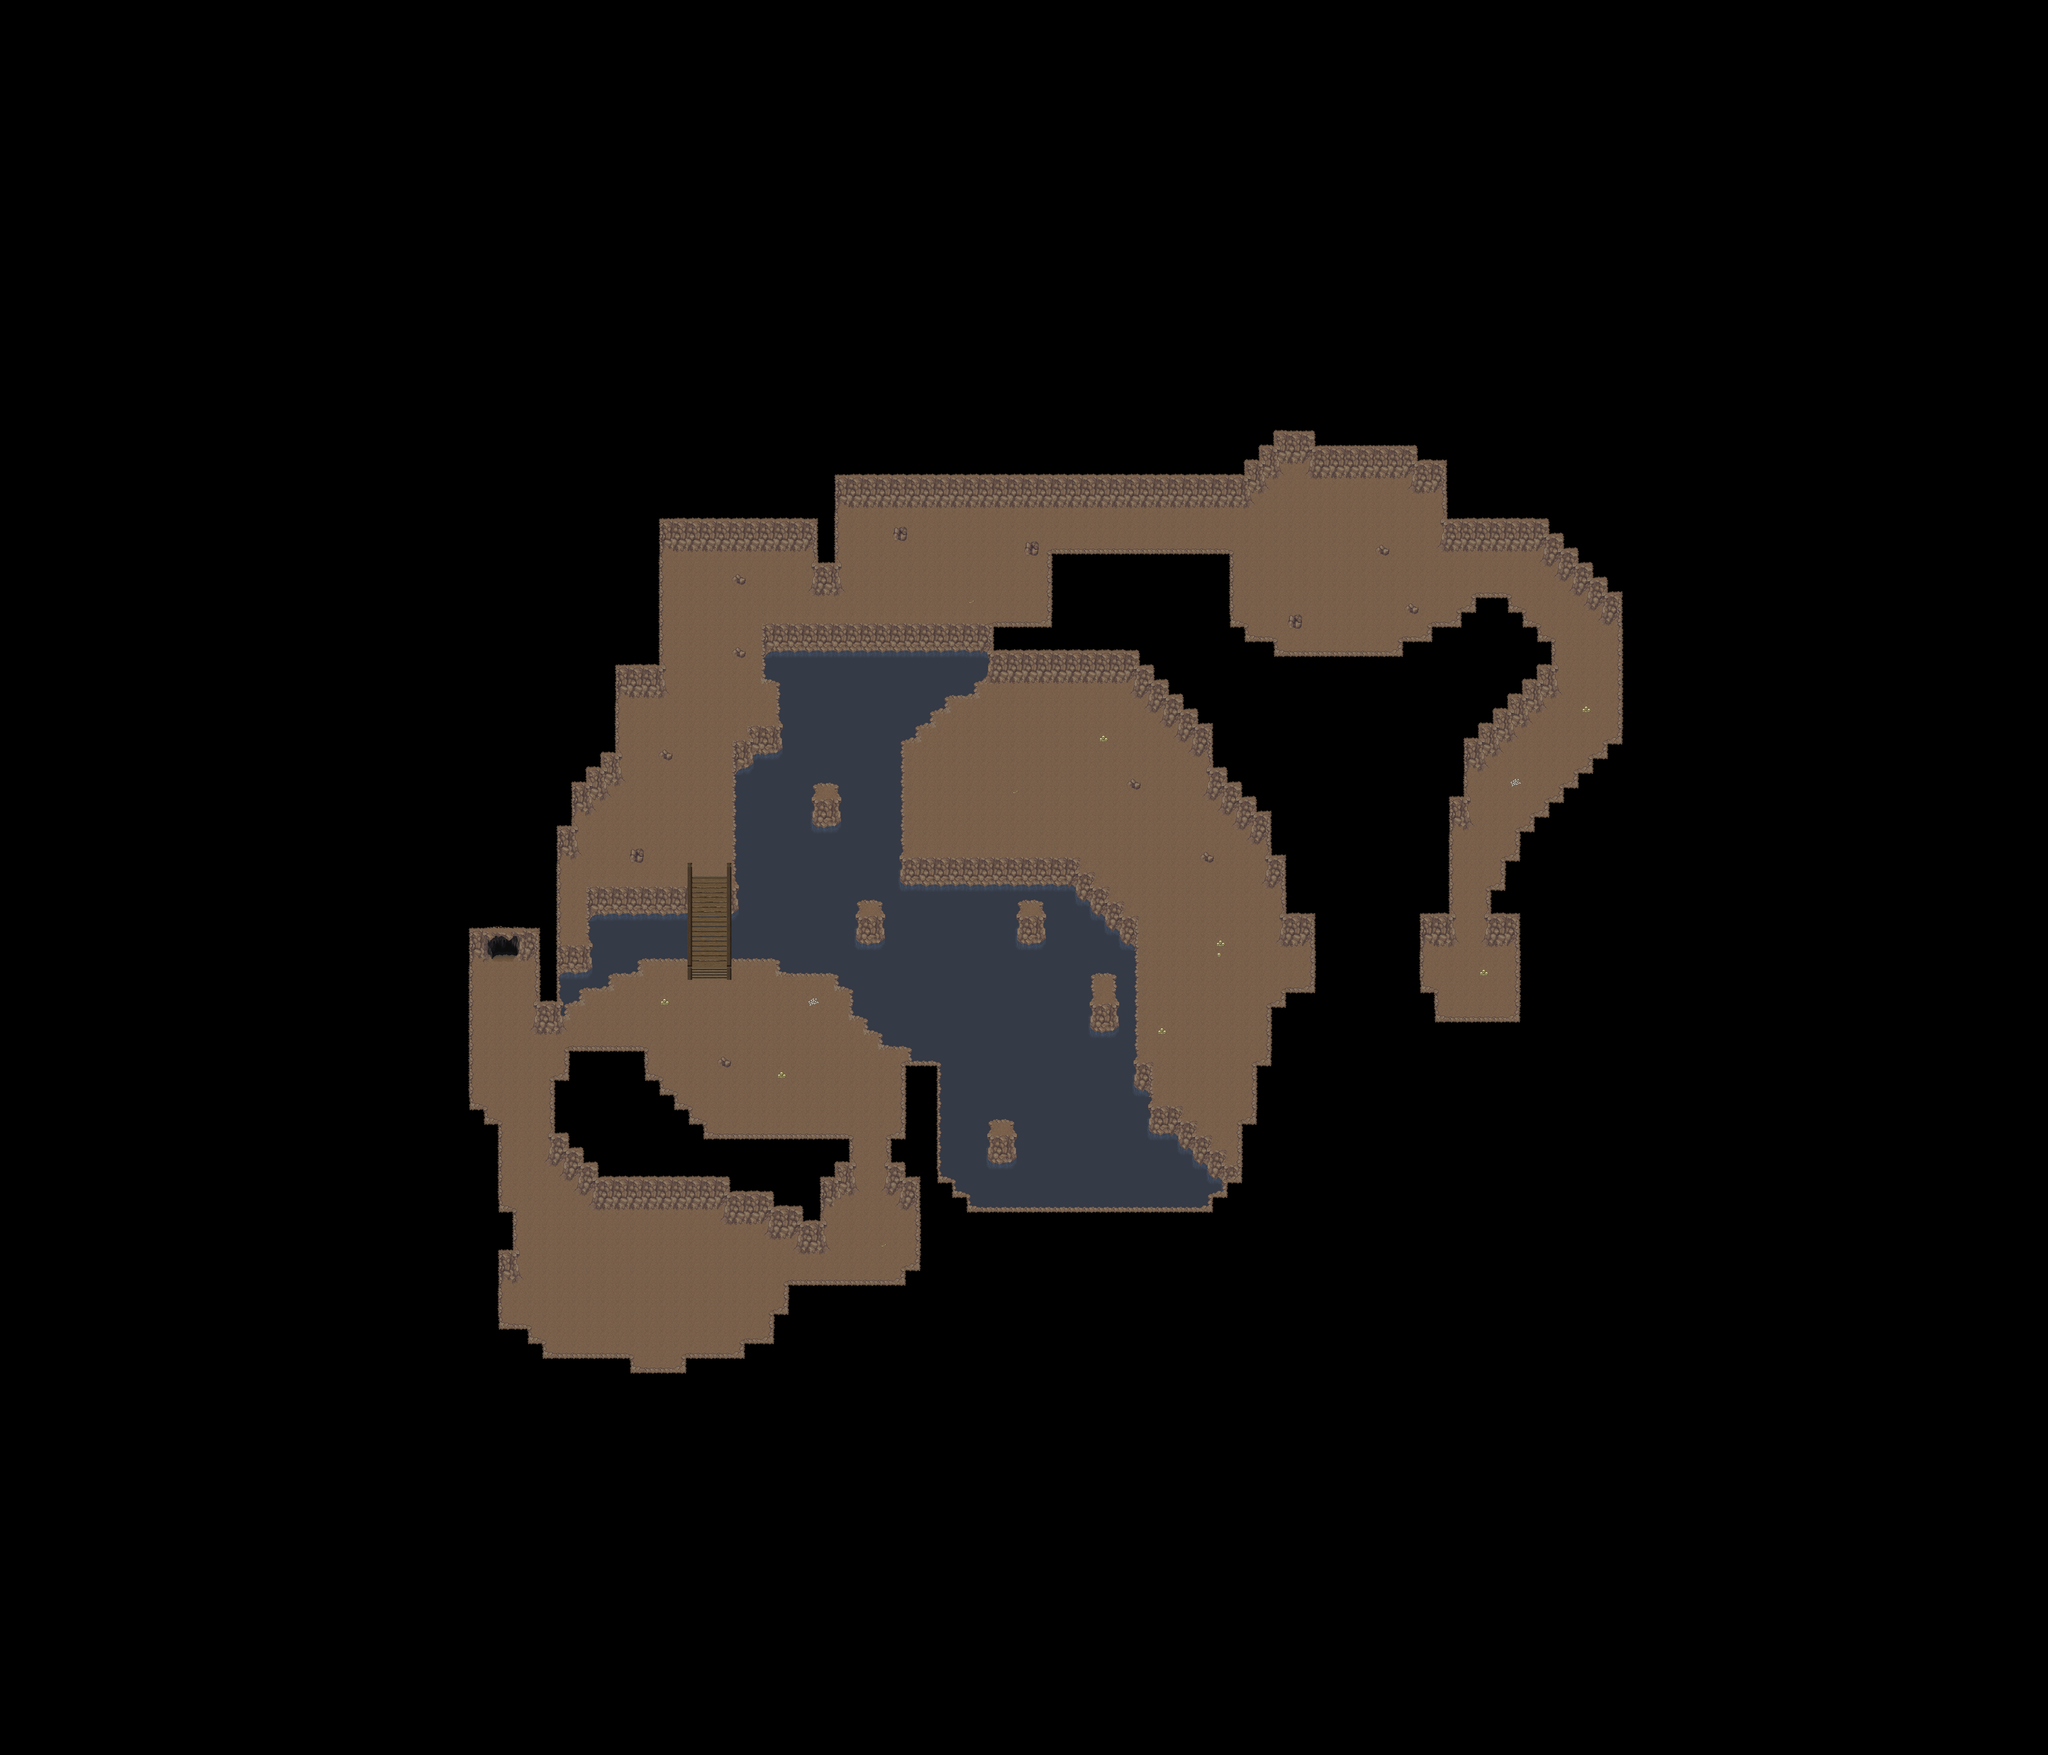

This is a level from a 2D game, rendered from its Tiled map with the project's own tilesets. A one-line summary and the map file follow, with tile-layer data summarised:
An orthogonal 140x120 tile map with 32x32 px tiles, 5 tile layers (Ground1, Ground2, Ground3, Fringe, ...), 2 hidden layers not drawn, 10 tilesets and 15 objects (14x spawn, warp).

<map version="1.5" tiledversion="1.7.2" orientation="orthogonal" renderorder="right-down" width="140" height="120" tilewidth="32" tileheight="32" infinite="0" nextlayerid="9" nextobjectid="16">
 <properties>
  <property name="background0image" value="graphics/images/spit23loginwallpaper_800x600.png" />
  <property name="author" value="The Mana World Team" />
  <property name="manaplus version" value="2" />
  <property name="minimap" value="graphics/minimaps/015-3-3.png" />
  <property name="music" value="Deep_Cave.ogg" />
  <property name="name" value="Pirate Den" />
  <property name="overlay0image" value="graphics/images/ambient/spotlight.png" />
  <property name="overlay0keepratio" value="true" />
 </properties>
 <tileset firstgid="1" name="collision" tilewidth="32" tileheight="32" tilecount="9" columns="3">
  <image source="../graphics/tilesets/collision.png" width="96" height="96" />
 </tileset>
 <tileset firstgid="10" name="cave2" tilewidth="32" tileheight="32" tilecount="144" columns="16">
  <image source="../graphics/tilesets/cave2.png" width="512" height="288" />
 </tileset>
 <tileset firstgid="154" name="cave2_bilevel" tilewidth="32" tileheight="32" tilecount="256" columns="16">
  <image source="../graphics/tilesets/cave2_bilevel.png" width="512" height="512" />
 </tileset>
 <tileset firstgid="410" name="cave2_x2" tilewidth="32" tileheight="64" tilecount="32" columns="16">
  <image source="../graphics/tilesets/cave2_x2.png" width="512" height="128" />
 </tileset>
 <tileset firstgid="442" name="cave2_sewer_mine" tilewidth="32" tileheight="32" tilecount="256" columns="16">
  <image source="../graphics/tilesets/cave2_sewer_mine.png" width="512" height="512" />
 </tileset>
 <tileset firstgid="698" name="cave2_sewer_mine_x2" tilewidth="32" tileheight="64" tilecount="80" columns="16">
  <image source="../graphics/tilesets/cave2_sewer_mine_x2.png" width="512" height="320" />
 </tileset>
 <tileset firstgid="778" name="cave2_transistions" tilewidth="32" tileheight="32" tilecount="256" columns="16">
  <image source="../graphics/tilesets/cave2_transistions.png" width="512" height="512" />
 </tileset>
 <tileset firstgid="1034" name="cave2_sewer_mine_x3" tilewidth="32" tileheight="96" tilecount="12" columns="12">
  <image source="../graphics/tilesets/cave2_sewer_mine_x3.png" width="384" height="96" />
 </tileset>
 <tileset firstgid="1046" name="cave2_sewer_mine_x4" tilewidth="32" tileheight="128" tilecount="16" columns="16">
  <image source="../graphics/tilesets/cave2_sewer_mine_x4.png" width="512" height="128" />
 </tileset>
 <tileset firstgid="1062" name="cave2_bilevel_water_lava" tilewidth="32" tileheight="32" tilecount="256" columns="16">
  <image source="../graphics/tilesets/cave2_bilevel_water_lava.png" width="512" height="512" />
 </tileset>
 <layer id="1" name="Ground1" width="140" height="120">
  <data>[16800 cells, 16800 non-empty, 82 distinct tile ids]</data>
 </layer>
 <layer id="2" name="Ground2" width="140" height="120">
  <data>[16800 cells, 133 non-empty, 39 distinct tile ids]</data>
 </layer>
 <layer id="3" name="Ground3" width="140" height="120">
  <data>[16800 cells, 15 non-empty, 5 distinct tile ids]</data>
 </layer>
 <layer id="4" name="Fringe" width="140" height="120">
  <data>[16800 cells, 2 non-empty, 2 distinct tile ids]</data>
 </layer>
 <layer id="5" name="Over1" width="140" height="120">
  <data>[16800 cells, 111 non-empty, 4 distinct tile ids]</data>
 </layer>
 <layer id="6" name="Collision" width="140" height="120" visible="0">
  <data>[16800 cells, 15409 non-empty, 1 distinct tile ids]</data>
 </layer>
 <layer id="8" name="Heights" width="140" height="120" visible="0">
  <data>[16800 cells, 0 non-empty, 0 distinct tile ids]</data>
 </layer>
 <objectgroup id="7" name="Objects" visible="0">
  <object id="1" name="To Pirates Den" type="warp" x="1088" y="2080" width="32" height="32">
   <properties>
    <property name="dest_map" value="015-3-2" />
    <property name="dest_x" value="24" />
    <property name="dest_y" value="62" />
   </properties>
  </object>
  <object id="2" name="Grenadier" type="spawn" x="1472" y="2048" width="288" height="256">
   <properties>
    <property name="death" value="30000" />
    <property name="max_beings" value="1" />
    <property name="monster_id" value="1444" />
    <property name="spawn" value="100000" />
   </properties>
  </object>
  <object id="3" name="Swashbuckler" type="spawn" x="1248" y="2208" width="544" height="256">
   <properties>
    <property name="death" value="30000" />
    <property name="max_beings" value="2" />
    <property name="monster_id" value="1443" />
    <property name="spawn" value="100000" />
   </properties>
  </object>
  <object id="4" name="Thug" type="spawn" x="1536" y="2304" width="384" height="160">
   <properties>
    <property name="death" value="30000" />
    <property name="max_beings" value="2" />
    <property name="monster_id" value="1442" />
    <property name="spawn" value="100000" />
   </properties>
  </object>
  <object id="5" name="Grenadier" type="spawn" x="1504" y="2816" width="224" height="192">
   <properties>
    <property name="death" value="30000" />
    <property name="max_beings" value="1" />
    <property name="monster_id" value="1444" />
    <property name="spawn" value="100000" />
   </properties>
  </object>
  <object id="6" name="Thug" type="spawn" x="1280" y="2624" width="448" height="192">
   <properties>
    <property name="death" value="30000" />
    <property name="max_beings" value="2" />
    <property name="monster_id" value="1442" />
    <property name="spawn" value="100000" />
   </properties>
  </object>
  <object id="7" name="Swashbuckler" type="spawn" x="1088" y="2752" width="416" height="256">
   <properties>
    <property name="death" value="30000" />
    <property name="max_beings" value="2" />
    <property name="monster_id" value="1443" />
    <property name="spawn" value="100000" />
   </properties>
  </object>
  <object id="8" name="Grenadier" type="spawn" x="1824" y="1088" width="288" height="224">
   <properties>
    <property name="death" value="30000" />
    <property name="max_beings" value="1" />
    <property name="monster_id" value="1444" />
    <property name="spawn" value="100000" />
   </properties>
  </object>
  <object id="9" name="Thug" type="spawn" x="1952" y="1248" width="352" height="128">
   <properties>
    <property name="death" value="30000" />
    <property name="max_beings" value="2" />
    <property name="monster_id" value="1442" />
    <property name="spawn" value="100000" />
   </properties>
  </object>
  <object id="10" name="Swashbuckler" type="spawn" x="2112" y="1088" width="352" height="160">
   <properties>
    <property name="death" value="30000" />
    <property name="max_beings" value="2" />
    <property name="monster_id" value="1443" />
    <property name="spawn" value="100000" />
   </properties>
  </object>
  <object id="11" name="Grenadier" type="spawn" x="2848" y="1152" width="320" height="288">
   <properties>
    <property name="death" value="30000" />
    <property name="max_beings" value="1" />
    <property name="monster_id" value="1444" />
    <property name="spawn" value="100000" />
   </properties>
  </object>
  <object id="12" name="Thug" type="spawn" x="2624" y="1088" width="352" height="224">
   <properties>
    <property name="death" value="30000" />
    <property name="max_beings" value="2" />
    <property name="monster_id" value="1442" />
    <property name="spawn" value="100000" />
   </properties>
  </object>
  <object id="13" name="Swashbuckler" type="spawn" x="3136" y="1184" width="320" height="160">
   <properties>
    <property name="death" value="30000" />
    <property name="max_beings" value="2" />
    <property name="monster_id" value="1443" />
    <property name="spawn" value="100000" />
   </properties>
  </object>
  </objectgroup>
</map>
<!-- 2 of 15 objects omitted -->
